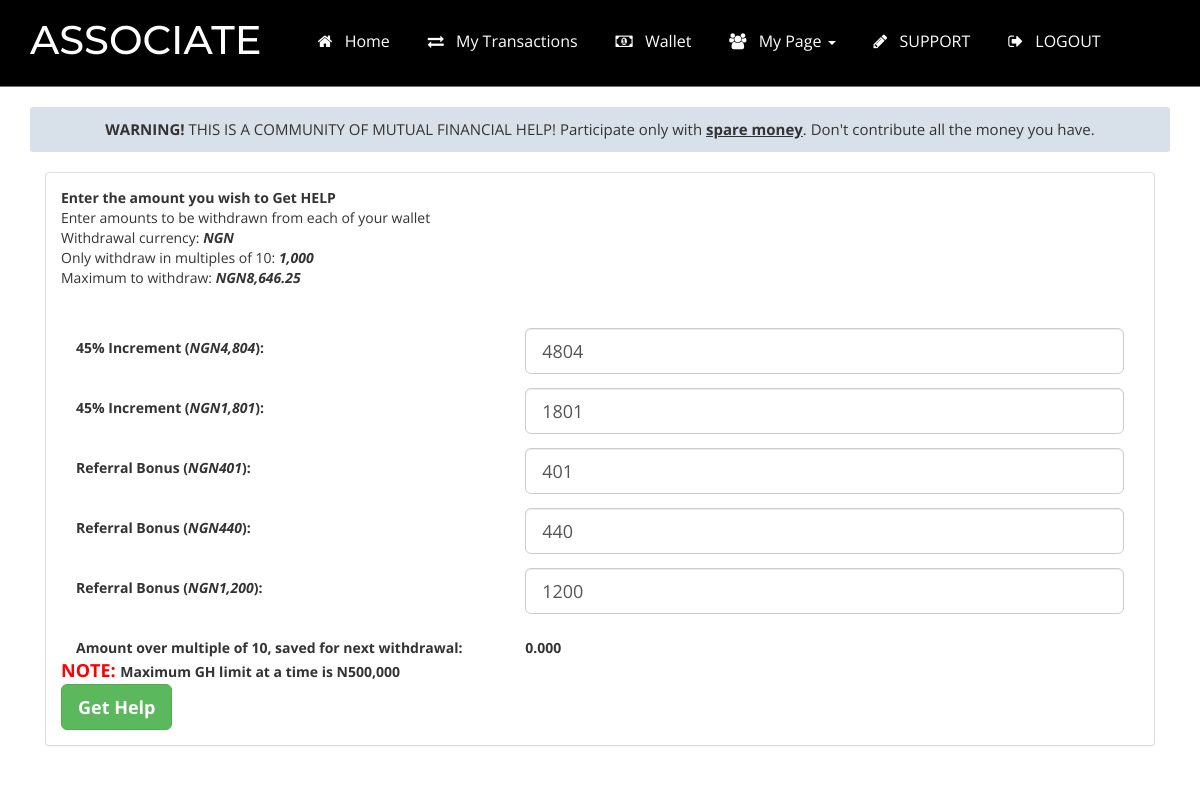
/gethelp.php (signed in), run on the app's committed database.
### tables this page shows
CREATE TABLE `leftover` (
  `id` int(255) NOT NULL,
  `pid` varchar(255) NOT NULL,
  `amount` varchar(255) NOT NULL
);

CREATE TABLE `providehelp` (
  `ID` int(255) NOT NULL,
  `participantID` varchar(255) NOT NULL,
  `phID` varchar(255) NOT NULL,
  `status` varchar(255) NOT NULL,
  `wallet` varchar(255) NOT NULL DEFAULT '45% Increment',
  `amntPH` varchar(255) NOT NULL,
  `incrPH` varchar(255) NOT NULL,
  `balance` varchar(255) NOT NULL DEFAULT '0',
  `amount_confirm` varchar(255) NOT NULL DEFAULT '0.00',
  `createDATE` varchar(255) NOT NULL,
  `merge_hour` varchar(255) NOT NULL,
  `releaseDATE` varchar(255) NOT NULL,
  `paid` varchar(255) NOT NULL DEFAULT 'NO',
  `merge` varchar(255) NOT NULL DEFAULT 'NO'
);

CREATE TABLE `referral` (
  `RID` int(255) NOT NULL,
  `phID` varchar(255) NOT NULL,
  `participantID` varchar(255) NOT NULL,
  `referralID` varchar(255) NOT NULL,
  `referralBonus` varchar(255) NOT NULL,
  `incrbonus` varchar(255) NOT NULL,
  `wallet` varchar(255) NOT NULL,
  `status` varchar(255) NOT NULL,
  `createDATE` varchar(255) NOT NULL,
  `releaseDATE` varchar(255) NOT NULL,
  `user_status` varchar(255) NOT NULL DEFAULT 'active'
);

### config.php (called while the page is built, shortened)
<?php
try
{
	$con = new PDO("mysql:host=localhost;dbname=ponzi_mmm", 'root', '');
	$con->setAttribute(PDO::ATTR_ERRMODE, PDO::ERRMODE_EXCEPTION);
}
catch(PDOException $e)
{
?>
	<script>
	alert("Could not connect to database, error submitted successfully to Log file");
	</script>
<?php
	file_put_contents("errorlog.txt", $e->getMessage(), FILE_APPEND);
}
if(!function_exists("rows")){
	function rows($query)
	{
		global $con;
		$q = $con->prepare($query);
		$r = $q->execute();
		$count = $q->rowCount();
		return $count;
	}
}
if(isset($_SESSION["username"]))
{
	$username = $_SESSION["username"];
}
?>

### gethelp.php (the view, shortened to what this page needs)
<?php
require "config.php";
if(isset($username))
{
	$getuinfo = $con->prepare("SELECT * FROM `participant` where email='$username'");
	$getuinfo->execute();
	$ginfo = $getuinfo->fetch(PDO::FETCH_ASSOC);
	$pid = $ginfo['pid'];
	$getbank = rows("select * from bankaccount where participant='$pid'");
	function sum_GH()
	{
		global $con, $pid;
		$total_availGH = 0;
		$total_availRef = 0;
		$total_availReg = 0;
		$rqLeftOver = $con->prepare("SELECT * FROM `leftover` where pid='$pid'");
		$rqLeftOver->execute();
		$rqLeftOver_info = $rqLeftOver->fetch(PDO::FETCH_ASSOC);
		$amount_inLeft = $rqLeftOver_info["amount"];
		$total_GH = $con->prepare("select * from providehelp where releaseDATE='' and status='Confirmed'  and paid='YES' and  wallet='45% Increment' and  participantID='$pid'");
		$total_GH->execute();
		for($i=1; $i<=$total_GH->rowCount(); $i++)
		{
			$GHinfo = $total_GH->fetch(PDO::FETCH_ASSOC);
			$incrPH = $GHinfo['incrPH'];
			$total_availGH += $incrPH;
		}
		$total_GH_regbonus = $con->prepare("select * from providehelp where  releaseDATE='' and status='Confirmed'  and paid='YES' and wallet='Reg. Bonus' and  participantID='$pid'");
		$total_GH_regbonus->execute();
		for($i=1; $i<=$total_GH_regbonus->rowCount(); $i++)
		{
			$GHinfo = $total_GH_regbonus->fetch(PDO::FETCH_ASSOC);
			$regBonus = $GHinfo['incrPH'];
			$total_availReg += $regBonus;
		}
		$total_GH_rfr = $con->prepare("select * from referral where referralID='$pid' and user_status='active' and status='Confirmed'");
		$total_GH_rfr->execute();
		for($i=1; $i<=$total_GH_rfr->rowCount(); $i++)
		{
			$total_GH_rfrinfo = $total_GH_rfr->fetch(PDO::FETCH_ASSOC);
			$referralBonus = $total_GH_rfrinfo['incrbonus'];
			$total_availRef += $referralBonus;
		}
		return $total_availGH + $total_availReg + $total_availRef + $amount_inLeft;
	}
}
else
{
	redirect_to("office");
	die();
}
?>
<!DOCTYPE html>
<html>
<head>
	<link rel="stylesheet" href="css/bootstrap.min.css" type="text/css" media="all">
	<link rel="stylesheet" href="css/style.css" type="text/css" media="all">
	<link rel="stylesheet" href="css/font-awesome.min.css" />
		<link rel="stylesheet" href="css/flexslider.css" type="text/css" media="screen" />
</head>
<body>
	<div class="w3l-banners">
		<div class="header">
				<div class="top-bar" style="background: black">
				<div class="container">
					<div class="header-nav">
						<nav class="navbar navbar-default">
							<div class="navbar-header">
								<h1><a class="navbar-brand" href="dashboard">Associate</a></h1>
							</div>
							<div class="collapse navbar-collapse nav-wil" id="bs-example-navbar-collapse-1">
								<ul class="nav navbar-nav" style='margin-top: -10px'>
									<li><a href="dashboard"><i class='fa fa-home'></i> Home</a></li>
									<?php if($getbank == 0){ ?> <li><a href="account"><i class='fa fa-money'></i> Account</a></li><?php } else { ?> <li><a href="transactions"><i class='fa fa-exchange'></i> My Transactions</a></li><?php }?>
									<?php if($getbank != 0){ ?> <li><a href="wallet"><i class='fa fa-money'></i> Wallet</a></li> <?php }?>
									<li class="dropdown">
										<a href="#" class="dropdown-toggle" data-toggle="dropdown" aria-expanded="false"><i class='fa fa-users'></i> My Page <b class="caret"></b></a>
									</li>
									<li><a href="ticket"><i class='fa fa-pencil'></i> SUPPORT</a></li>
									<li><a href="logoff"><i class='fa fa-sign-out'></i> LOGOUT</a></li>
								</ul>
							</div>
						</nav>
					</div>
				</div>
			</div>
	</div>
		<div class="container">
			<div class="flexslider-info">
				<div class="warning col-md-12" style="margin-bottom: 20px;>
					<font color='red' size="4px"><b>WARNING!</b></font> THIS IS A COMMUNITY OF MUTUAL FINANCIAL HELP! Participate only with <b><u>spare money</u></b>. Don't contribute all the money you have.
				</div>
				<div class='col-md-12'>
					<div class="panel panel-default">
						<div class="panel-body">
							<b>Enter the amount you wish to Get HELP</b>
							<br/>
							<p>
							Enter amounts to be withdrawn from each of your wallet<br/>
							Withdrawal currency: <b><i>NGN</i></b><br/>
							Only withdraw in multiples of 10: <b><i>1,000</i></b><br/>
							Maximum to withdraw: <b><i>NGN<?php echo number_format(sum_GH(),2);?></i></b><br/>
							</p>
							<br/><br/>
						<form method='post' action='action'>
					<?php
					if(sum_GH() >= 1000)
					{
					$total_GH = $con->prepare("select * from providehelp where releaseDATE='' and status='Confirmed'  and paid='YES' and  wallet='45% Increment' and  participantID='$pid'");
					$total_GH->execute();
					for($i=1; $i<=$total_GH->rowCount(); $i++)
					{
						$GHinfo = $total_GH->fetch(PDO::FETCH_ASSOC);
						$incrPH = round($GHinfo['incrPH']);
						?>
						<div class="col-md-5" style='margin-top: 10px;'>
							<b>45% Increment (<i>NGN<?php echo number_format($incrPH);?></i>):</b>
						</div>
						<div class="col-md-7">
							<input type='text' value='<?php echo $incrPH;?>' name='incrPH[]' class='form-control input-lg'>
						</div><br/><br/><br/>
					<?php
					}
						?>
					<?php
					$total_GH_rfr = $con->prepare("select * from referral where referralID='$pid' and user_status='active' and status='Confirmed'");
					$total_GH_rfr->execute();
					for($i=1; $i<=$total_GH_rfr->rowCount(); $i++)
					{
						$total_GH_rfrinfo = $total_GH_rfr->fetch(PDO::FETCH_ASSOC);
						$referralBonus = round($total_GH_rfrinfo['incrbonus']);
						?>
						<div class="col-md-5" style='margin-top: 10px;'>
							<b>Referral Bonus (<i>NGN<?php echo number_format($referralBonus);?></i>):</b>
						</div>
						<div class="col-md-7">
							<input type='text' value='<?php echo $referralBonus;?>' name='referral_AMNT[]' class='form-control input-lg'>
						</div><br/><br/><br/>
					<?php
					}
							?>
						<?php
					}
					$rqLeftOver = $con->prepare("SELECT * FROM `leftover` where pid='$pid'");
					$rqLeftOver->execute();
					$rqLeftOver_info = $rqLeftOver->fetch(PDO::FETCH_ASSOC);
					$amount_inLeft = $rqLeftOver_info["amount"];
					?>
						<div class="col-md-5" style='margin-top: 10px;'>
							<b>Amount over multiple of 10, saved for next withdrawal: </b>
						</div>
						<div class="col-md-7" style='margin-top: 10px;'>
							<b><?php echo number_format($amount_inLeft,3) ;?></b>
						</div><br/>
						<font color='red'size='4px'><b>NOTE: </font> Maximum GH limit at a time is N500,000</b><br/>
						<?php
						if(sum_GH() >= 1000)
						{
						?>
							<button name='submitGH' type='submit' class='btn btn-success btn-lg'><b>Get Help</b></button>
						<?php
						}
						?>
						</form>
						</div>
					</div>
				</div>
			</div>
		</div>
	</div>
</body>
</html>

### css/style.css (style rules this page uses)
body { padding: 0; margin: 0; background: #FFF; font-family: 'Open Sans', sans-serif; cursor: url(../images/my-mouse-pointer.png), auto; }
body a { transition: 0.5s all; -webkit-transition: 0.5s all; -moz-transition: 0.5s all; -o-transition: 0.5s all; -ms-transition: 0.5s all; text-decoration: none; }
h1, h2, h3, h4, h5, h6 { margin: 0; padding: 0; font-family: 'Montserrat', sans-serif; }
p { margin: 0; }
ul { margin: 0; padding: 0; }
.top-bar { width: 100%; padding: 10px 0 4px; position: relative; border-bottom: 1px solid #737171; }
.navbar { margin-bottom: 0; }
.navbar-nav { float: right; width: 80%; margin-top: -15px; margin-right: -48px }
.navbar-default { background:none; border-color: #012231; }
.navbar-default .navbar-brand { font-family: 'Montserrat', sans-serif; color: #fff !important; font-size: 40px; text-decoration: none; text-transform: uppercase; }
.navbar-default .navbar-collapse, .navbar-default .navbar-form { padding: 0; }
.navbar { position: relative; min-height: inherit; }
.navbar-header { margin-top: 20px; }
.navbar-default .navbar-nav > li > a { color: #fff; font-size: 16px; }
.navbar-nav > li > a { padding-top: 25px; padding-bottom: 25px; }
.navbar-brand { height: 0; padding: 0; }
.navbar { border-radius: 0px; border:none; }
.navbar { border-radius: 0px; border: none; padding: 0px 0; float: left; width: 95%; }
li { list-style-type: none; }
.fa { font-family: 'ElegantIcons'; font-style: normal; font-weight: normal; font-variant: normal; text-transform: none; line-height: 1; margin: 8px; }
.warning { text-align: center; height: auto; background: #D8E1EA; margin-top: 20px; font-size: 15px; border-radius: 3px; padding: 12px 15px; }

### data on the page
leftover: amount "8,646.25", amount "0.000"
providehelp: incrPH "4,804", incrPH "4804"
providehelp: incrPH "1,801", incrPH "1801"
referral: incrbonus "401"
referral: incrbonus "440"
referral: incrbonus "1,200", incrbonus "1200"
